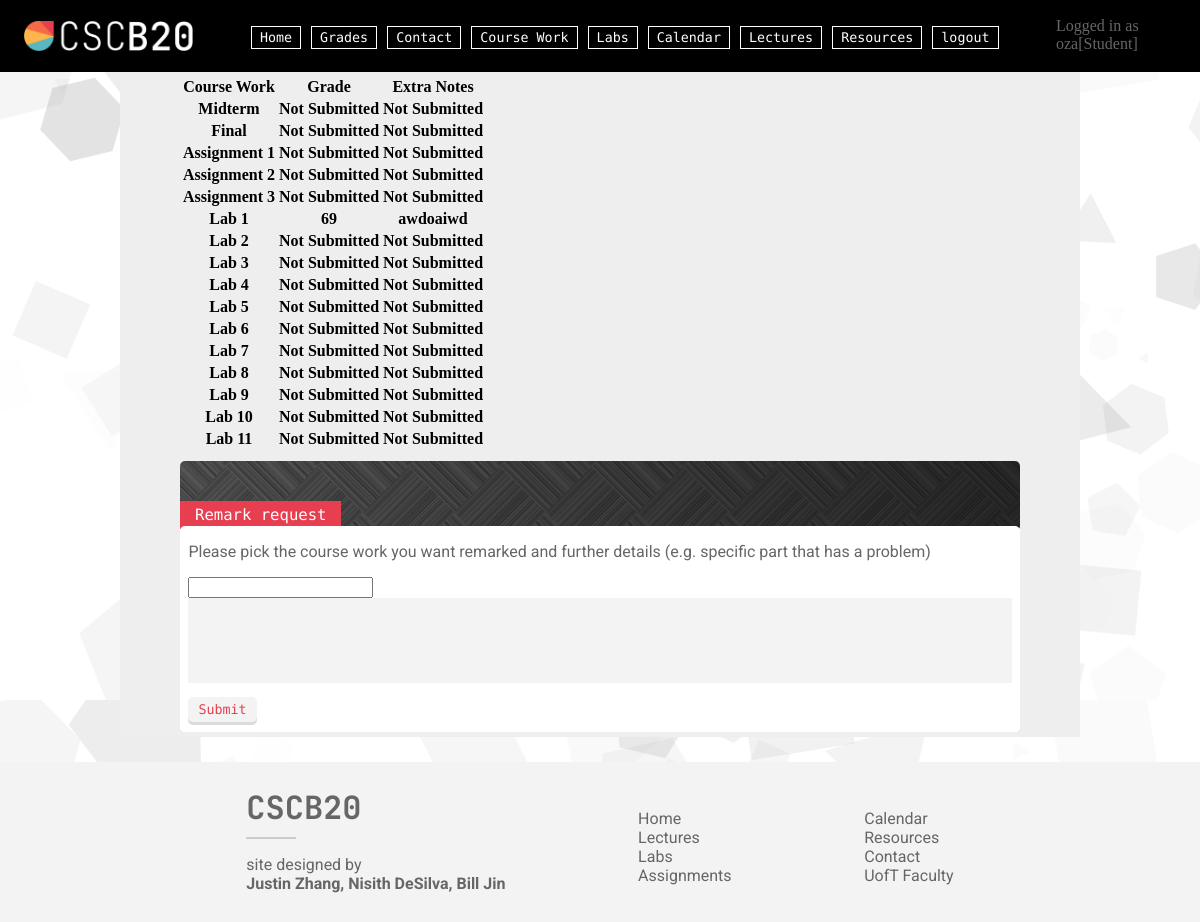
The page /Grades (signed in) on the database its author committed.
### src/app.py (models this page shows)
class Notes(db.Model):
    __tablename__ = 'Notes'
    type = db.Column(db.String(20), primary_key = True)
    user = db.Column(db.String(20), db.ForeignKey('User.username'), nullable = False, primary_key=True)
    grade = db.Column(db.Integer)
    extraNotes = db.Column(db.Text)

### src/app.py (the view)
@app.route("/Grades")
def Grades():
    if "user" not in session: return redirect(url_for("login"))
    if session["user"]["clas"]!="Student": return redirect(url_for("Home"))
    grades = {}
    for i in courseworks:
        q = db.session.query(Notes).filter(Notes.type==i, Notes.user==session["user"]["name"])
        if q.count()==0:
            grades[i]=gradeEntry("Not Submitted", "Not Submitted")
        else:
            q = q.first()
            grades[i]=gradeEntry(q.grade, q.extraNotes)
    return render_template("Grades.html", user=session["user"], grades=grades)

### src/templates/Grades.html (shortened to what this page needs)
<!DOCTYPE html>
<html lang="en" dir="ltr">
    <head>
        <link rel="stylesheet"
              href="{{ url_for('static',filename='styles/index.css') }}">
        <link rel="stylesheet"
              href="{{ url_for('static',filename='styles/Grades.css') }}">
    </head>
    <body>
        {% extends "template.html" %}
        {% block content %}
        <table>
            <tr>
                <th>Course Work</th>
                <th>Grade</th>
                <th>Extra Notes</th>
            </tr>
            {% for i in grades.keys() %}
            <tr>
                <th>{{ i }}</th>
                <th>{{ grades[i].grade }}</th>
                <th>{{ grades[i].notes }}</th>
            </tr>
            {% endfor %}
        </table>
        <div class="feeback-sec">
            <img src="/static/res/graphic3.png" class="triangle-img">
            <div class="anon-feedback-title">
                <h3>Remark request</h3>
            </div>
            <div class="feedback-in">
                <p>Please pick the course work you want remarked and further details (e.g. specific part that has a problem)</p>
                <form class="feedback-form" action="{{ url_for('remarkReq') }}" method="POST">
                    <input type="text" name="work"></input>
                    <textarea name="reason"></textarea>
                    <button type='submit' value="Submit">Submit</button>
                </form>
            </div>
        </div>
        {% endblock %}

### src/templates/template.html (shortened to what this page needs)
<!DOCTYPE html>
<html lang="en" dir="ltr">
    <head>
        <link rel="stylesheet"
              href="{{ url_for('static',filename='styles/index.css') }}">
        <link rel="stylesheet"
              href="{{ url_for('static',filename='styles/Resources.css') }}">
    </head>
    <body>
        <header class="head">
            <div>
                <a href="index.html">
                    <img src="/static/res/cscb20_w_logo.webp" class="logo">
                </a>
            </div>
            <div>
                <nav class="header-nav">
                    {% if not notlogged %}
                        <a href="{{ url_for("Home") }}" class="head-item">Home</a>
                        {% if user.clas == 'Student' %}
                        <a href="{{ url_for("Grades") }}" class="head-item">Grades</a>
                        <a href="{{ url_for("Contact") }}" class="head-item">Contact</a>
                        {% else %}
                        <a href="{{ url_for("Grades") }}" class="head-item">Remarks</a>
                        <a href="{{ url_for("Contact") }}" class="head-item">Marks</a>
                        <a href="{{ url_for("Feedback") }}" class="head-item">Feedback</a>
                        {% endif %}
                        <a href="{{ url_for("CourseWork") }}" class="head-item">Course Work</a>
                        <a href="{{ url_for("Labs") }}" class="head-item">Labs</a>
                        <a href="{{ url_for("Calendar") }}" class="head-item">Calendar</a>
                        <a href="{{ url_for("Lectures") }}" class="head-item">Lectures</a>
                        <a href="{{ url_for("Resources") }}" class="head-item">Resources</a>
                        <a href="{{ url_for("Logout") }}" class="head-item">logout</a>
                    {% endif %}
                </nav>
            </div>
            {% if not notlogged %}
            <p>Logged in as {{ user.name }}[{{ user.clas }}]</p>
            {% endif %}
        </header>
        <div class="body">
            {% block content %}
            {% endblock %}
        </div>
        <footer class="foot">
            <div>
                <h1 id="footer-logo">CSCB20</h1>
                <hr style="width:50px;
                           text-align:left;
                           margin-left:0;
                           height:2px;
                           background-color:#cccccc;
                           border-width:0">
                <p>
                    site designed by
                    <br>
                    <b>Justin Zhang, Nisith DeSilva, Bill Jin</b>
                </p>
            </div>
            <div class="footer-item">
                <a href="index.html">Home</a>
                <br>
                <a href="Lectures.html">Lectures</a>
                <br>
                <a href="Labs.html">Labs</a>
                <br>
                <a href="Assignment.html">Assignments</a>
            </div>
            <div class="footer-item">
                <a href="Calendar.html">Calendar</a>
                <br>
                <a href="Resources.html">Resources</a>
                <br>
                <a href="Contact.html">Contact</a>
                <br>
                <a href="https://web.cs.toronto.edu/people/faculty-directory">UofT Faculty</a>
            </div>
        </footer>
    </body>
</html>

### src/static/styles/index.css (style rules this page uses)
:root { --header-width:80vw; --header-left:10vw; }
body { min-height: 100vh; height: fit-content; display: flex; flex-direction: column; padding:0px; margin:0px; overflow-x: hidden; transition-duration: 0s; background-image: url("../res/bgw.webp") }
p { color: #666666; }
.foot p { font-family: "Roboto"; }
.foot { margin-top: 25px; min-height:150px; flex:0; display: flex; justify-content: space-around; padding-left: 15%; padding-right: 15%; padding-top: 10px; background-color: #f3f3f3ff; align-items: center; box-shadow: 0px 3px rgb(205, 205, 205); z-index: 1000000; }
#footer-logo { font-family: "JetBrains Mono"; color: #666666; padding: 0%; margin: 0px; }
.footer-item { text-decoration: none; font-family: "Roboto"; font-weight: normal; }
.footer-item a { color: #666666; text-decoration: none; }
.body { width: calc(var(--header-width) - 10%); padding-left: 5%; padding-right: 5%; margin-left: auto; margin-right: auto; padding-top: 75px; flex: 1; background-color: #eeeeee; height: fit-content; padding-bottom: 5px; }
.header-nav { display: flex; justify-content:space-between; width: fit-content; }
.head { align-items: center; height:50px; display: flex; justify-content:space-between; position: fixed; width: 96vw; padding-left: 2vw; padding-right: 2vw; padding-top: 10px; padding-bottom: 10px; border-bottom: 2px solid black; overflow: hidden; background-color: #000000; z-index: 800; left: 0px; }
.head div { margin-top: 5px; }
.head-item { transition-duration: 0.2s; position: relative; text-decoration: none; width: fit-content; margin-left: 5px; margin-right: 5px; padding: 3px; padding-left: 8px; padding-right: 8px; text-align: center; font-family: 'Fragment Mono'; font-size: smaller; color: #FFFFFF; border: #FFFFFF solid 1px; }
.logo { height: 30px; }
.head p { width: 10vw; }

### src/static/styles/Grades.css (style rules this page uses)
.feeback-sec { font-family: 'Roboto'; margin-top: 10px; width: 100%; position: relative; height: fit-content; background-color: white; border-radius: 5px; }
.triangle-img { float: left; position: absolute; width: 100%; height: var(--triangle-height); border-radius: 5px; margin-bottom: 0px; object-fit: cover; z-index: 0; }
.feedback-in { padding-left: 1%; padding-right: 1%; position: inherit; display: inline-block; margin-top: calc(var(--triangle-height) - 5px); width: 98%; height: 100%; border-radius: 5px; background-color: white; padding-bottom: 5px; }
.feedback-form { display: inline-block; width: 100%; }
.feedback-form textarea { font-family: 'Roboto'; padding: 5px; margin: 0px; width: calc(100% - 10px); height: 75px; resize: none; border: none; background-color: #f3f3f3ff; margin-bottom: 10px; }
.feedback-form button { border: none; cursor: pointer; padding-left: 10px; padding-right: 10px; padding-top: 5px; padding-bottom: 5px; margin-bottom: 5px; border-radius: 5px; box-shadow: 0px 3px rgba(0, 0, 0, 0.14); font-family: "Fragment Mono", monospace; background-color: #f3f3f3ff; color: #e83f50; transition-duration: 0.1s; }
.anon-feedback-title { top:calc(var(--triangle-height) - 30px); float: left; position: absolute; font-size: smaller; height: fit-content; color: white; padding: 5px; padding-left: 15px; padding-right: 15px; background-color: #e83f50ff; }
.anon-feedback-title h3 { margin: 0px; padding: 0px; font-family: 'Fragment Mono', monospace; font-weight: lighter; }

### src/static/styles/resources.css (style rules this page uses)
:root { --header-width:80vw; --header-left:10vw; --triangle-height:70px; }
.triangle-img { float: left; position: absolute; width: 100%; height: var(--triangle-height); margin-bottom: 0px; object-fit: cover; z-index: 0; border-radius: 5px; }

### rows shown on the page
Notes: name "oza", type "Lab 1", grade "69", extraNotes "awdoaiwd"

### other values the page prints
{{ user.clas }} "Student"
{{ i }} "Midterm" "Final" "Assignment 1" "Assignment 2" "Assignment 3" "Lab 2" "Lab 3" "Lab 4" "Lab 5" "Lab 6" "Lab 7" "Lab 8" "Lab 9" "Lab 10" "Lab 11"
{{ grades[i].grade }} "Not Submitted" "Not Submitted" "Not Submitted" "Not Submitted" "Not Submitted" "Not Submitted" "Not Submitted" "Not Submitted" "Not Submitted" "Not Submitted" "Not Submitted" "Not Submitted" "Not Submitted" "Not Submitted" "Not Submitted"
{{ grades[i].notes }} "Not Submitted" "Not Submitted" "Not Submitted" "Not Submitted" "Not Submitted" "Not Submitted" "Not Submitted" "Not Submitted" "Not Submitted" "Not Submitted" "Not Submitted" "Not Submitted" "Not Submitted" "Not Submitted" "Not Submitted"
